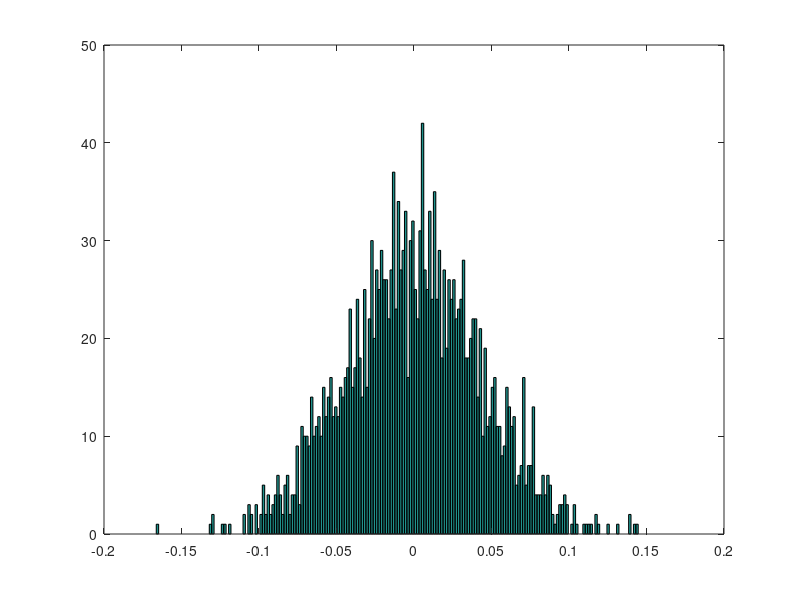

Reproduce this figure in MATLAB. (Note: this script raises an error after producing the figure.)
%% Illustration of simple CLT
clear;close all;
%% Simulation
n = 1000; % sample size
MC = 2000; % number of Monte Carlo trials
xbar = zeros(MC,1);
se = zeros(MC,1);
for mc = 1:MC
    z = randn(n,1);
    x = z.^2;
    xbar(mc) = mean(x);
    se(mc) = std(x)/sqrt(n);
end
e = xbar - 1;
%% Analyzing the estimation errors
figure;
hist(e,200)
fprintf('Mean(error): %f\n',mean(e))
fprintf('Std(error): %f\n',std(e))
%% Standard error
% Note that the varaince of x is 2
sqrt(2)/sqrt(n)

%% Estimated standard error
mean(se)

%% t statistics
t = (xbar - 1) ./ se;
figure;
ksdensity(t);
hold on;
xgrid = linspace(-5,5,1000);
plot(xgrid,normpdf(xgrid),'r--')
